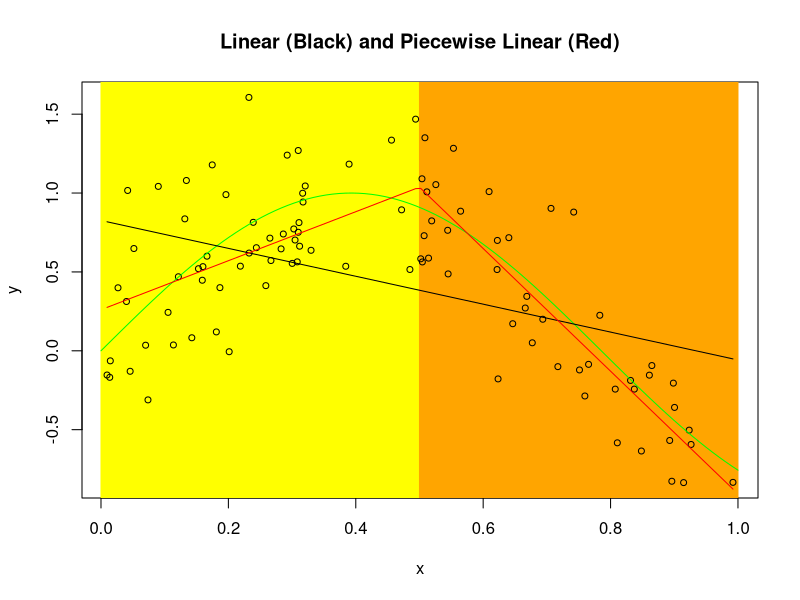
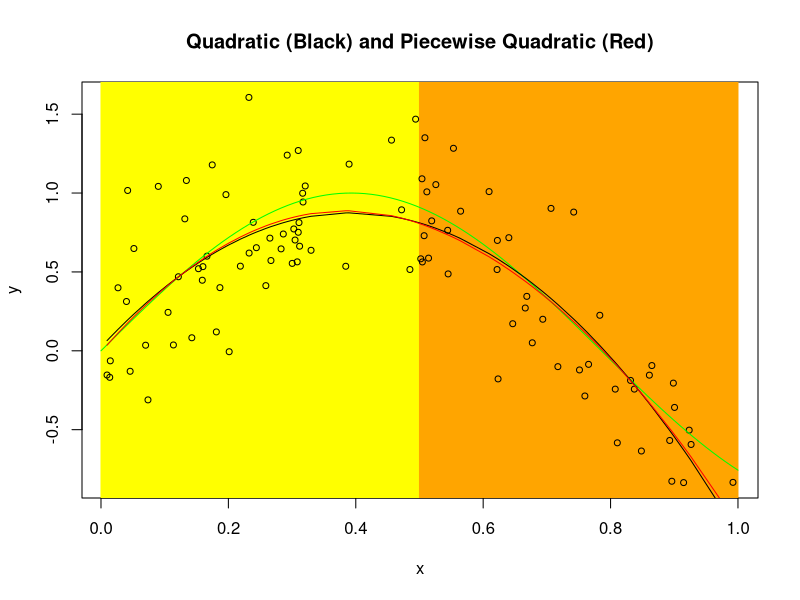
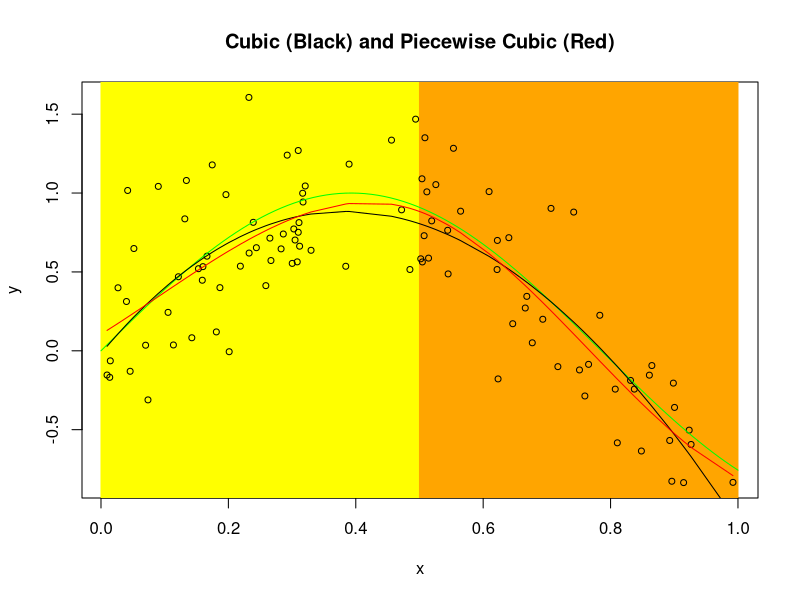

These figures' R source, in order:
## ---- chunk 1
# Set seed to generate reproducible random numbers
set.seed(1234)
# X follows a uniform distribution
X <- runif(100, 0, 1)

# Set seed to generate reproducible random numbers
set.seed(1234)
# The error term follows a normal distribution
E <- rnorm(100, 0, 1/3)

# Write a function "sinfunc" to generate Y
sinfunc <- function(x){ sin(4 * x) }

# The Y coordinate of the points
Y <- sinfunc(X) + E

# Raise X to the power of 2 and 3 to feed in polynomial linear models in later sections
X2 <- X^2
X3 <- X^3

# Basis functions for piecewise linear, quadratic and cubic with a knot at x = 0.5
B1 <- ifelse(X > 0.5, (X - 0.5), 0)
B2 <- ifelse(X > 0.5, (X - 0.5)^2, 0)
B3 <- ifelse(X > 0.5, (X - 0.5)^3, 0)
DATA <- data.frame(X, X2, X3, Y, B1, B2, B3)

# Specify the vector "xaxis" to store values along the x-axis
xaxis <- seq(0, 1, length = 100)
## ---- chunk 2
# predict(lm(Y ~ X, DATA)) contains the linear fitted values
# predict(lm(Y ~ X + B1, DATA)) contains the piecewise linear fitted values
Linear <- data.frame(X = DATA$X[order(DATA$X)], 
                     Y = DATA$Y[order(DATA$X)], 
                     LF = predict(lm(Y ~ X, DATA))[order(DATA$X)], 
                     PLF = predict(lm(Y ~ X + B1, DATA))[order(DATA$X)])
## ---- chunk 3
plot(Linear$X, Linear$Y, col = "white", xlab = "x", ylab = "y", 
     main = "Linear (Black) and Piecewise Linear (Red)", cex = 0.8)
rect(xleft = 0, ybottom = -1.5, xright = 0.5, ytop = 1.8, col = "yellow", border = "yellow") 
rect(xleft = 0.5, ybottom = -1.5, xright = 1, ytop = 1.8, col = "orange", border = "orange")
points(Linear$X, Linear$Y, col = "black", cex = 0.8)
# True relationship is in green
lines(xaxis, sinfunc(xaxis), col = "green")
# Linear fitted line is in black
lines(Linear$X, Linear$LF)
# Piecewise linear fitted line is in red
lines(Linear$X, Linear$PLF, col = "red")
## ---- chunk 4
# predict(lm(Y ~ X + X2, DATA)) contains the quadratic fitted values
# predict(lm(Y ~ X + X2 + B2, DATA)) contains the piecewise quadratic fitted values
Quad <- data.frame(X = DATA$X[order(DATA$X)], 
                   Y = DATA$Y[order(DATA$X)], 
                   QF = predict(lm(Y ~ X + X2, DATA))[order(DATA$X)], 
                   PQF = predict(lm(Y ~ X + X2 + B2, DATA))[order(DATA$X)])
## ---- chunk 5
plot(DATA$X, DATA$Y, col = "white", xlab = "x", ylab = "y", 
     main = "Quadratic (Black) and Piecewise Quadratic (Red)", cex = 0.8)
rect(xleft = 0, ybottom = -1.5, xright = 0.5, ytop = 1.8, col = "yellow", border = "yellow") 
rect(xleft = 0.5, ybottom = -1.5, xright = 1, ytop = 1.8, col = "orange", border = "orange")
points(DATA$X, DATA$Y, col = "black", cex = 0.8)
# True relationship is in green
lines(xaxis, sinfunc(xaxis), col = "green")
# Quadratic fitted curve is in black
lines(Quad$X, Quad$QF)
# Piecewise Quadratic fitted curve is in red
lines(Quad$X, Quad$PQF, col = "red")
## ---- chunk 6
# predict(lm(Y ~ X + X2 + X3, DATA)) contains the cubic fitted values
# predict(lm(Y ~ X + X2 + X3 + B3, DATA)) contains the piecewise cubic fitted values
Cubic <- data.frame(X = DATA$X[order(DATA$X)], 
                    Y = DATA$Y[order(DATA$X)], 
                    CF = predict(lm(Y ~ X + X2 + X3, DATA))[order(DATA$X)], 
                    PCF = predict(lm(Y ~ X + X2 + X3 + B3, DATA))[order(DATA$X)])
## ---- chunk 7
plot(DATA$X, DATA$Y, col = "white", xlab = "x", ylab = "y", 
     main = "Cubic (Black) and Piecewise Cubic (Red)", cex = 0.8)
rect(xleft = 0, ybottom = -1.5, xright = 0.5, ytop = 1.8, col = "yellow", border = "yellow") 
rect(xleft = 0.5, ybottom = -1.5, xright = 1, ytop = 1.8, col = "orange", border = "orange")
points(DATA$X, DATA$Y, col = "black", cex = 0.8)
# True relationship is in green
lines(xaxis, sinfunc(xaxis), col = "green")
# Cubic fitted curve is in black
lines(Cubic$X, Cubic$CF)
# Piecewise cubic fitted curve is in red
lines(Cubic$X, Cubic$PCF, col = "red")
